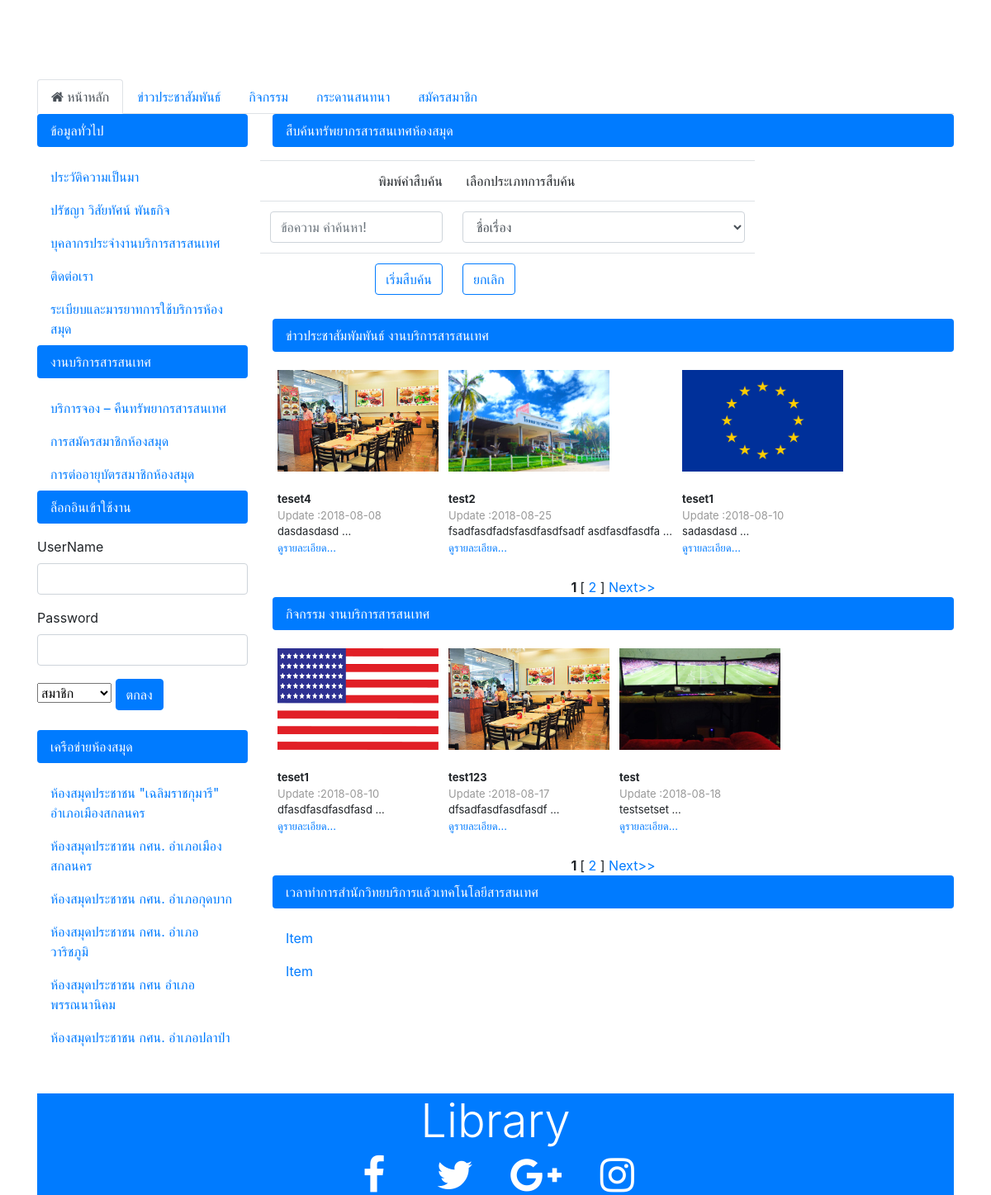
The app's page /Library.php with its own data.
### tables this page shows
CREATE TABLE `nw_news` (
  `id_act` int(7) NOT NULL,
  `name_act` varchar(255) NOT NULL,
  `date_act` varchar(50) NOT NULL,
  `detail_act` text NOT NULL,
  `id_photo` int(7) NOT NULL,
  `date_in` varchar(255) NOT NULL,
  `status_act` int(7) NOT NULL
);

CREATE TABLE `nw_photo` (
  `id_photo` int(7) NOT NULL,
  `name_photo` varchar(255) NOT NULL,
  `id_act` int(7) NOT NULL
);

CREATE TABLE `nt_act` (
  `id_act` int(7) NOT NULL,
  `name_act` varchar(255) NOT NULL,
  `date_act` varchar(50) NOT NULL,
  `detail_act` text NOT NULL,
  `id_photo` int(7) NOT NULL,
  `date_in` varchar(255) NOT NULL,
  `status_act` int(7) NOT NULL
);

CREATE TABLE `nt_photo` (
  `id_photo` int(7) NOT NULL,
  `name_photo` varchar(255) NOT NULL,
  `id_act` int(7) NOT NULL
);

### Library.php (the view, shortened to what this page needs)
<!DOCTYPE html PUBLIC "-//W3C//DTD XHTML 1.0 Transitional//EN" "http://www.w3.org/TR/xhtml1/DTD/xhtml1-transitional.dtd">
<html xmlns="http://www.w3.org/1999/xhtml">
<head>
    <?php
    include("includes/head.inc.php");
    ?>
  </head>
<body>
  <div class="container">
    <?php
    include("includes/slideshow.inc.php");
    ?>
  </div>
    <div class="container">
      <div class="row">
        <div class="col-md-12">
              <?php
              include("includes/menu.inc.php");
              ?>
        </div>
      </div>
      <div class="row">
        <div class="col-md-3">
            <?php
              include("includes/sidemenu.inc.php");
            ?>
        </div>
        <div class="col-md-9">
          <ul class="nav nav-pills flex-column">
            <li class="nav-item">
              <p class="active nav-link">สืบค้นทรัพยากรสารสนเทศห้องสมุด</p>
            </li>
            <ul class="nav nav-pills flex-column">
              <div class="row">
                  <div align="center">
                    <form name="searchform" id="searchform">
                    <table class="table">
                      <tbody>
                        <tr>
                          <td width="233" valign="top" style="text-align: right;">&nbsp;
                            <span style="text-align: -webkit-right;">พิมพ์คำสืบค้น</span>
                          </td>
                          <td width="366" valign="top" align="left" style="" colspan="2">&nbsp;เลือกประเภทการสืบค้น</td>
                        </tr>
                        <tr>
                          <td width="233" align="right" >
                            <input class="form-control" type="text" name="itemname" id="itemname" placeholder="ข้อความ คำค้นหา!">
                          </td>
                          <td width="50" align="left">
                            <select class="form-control" name="booksearch" id="booksearch">
                              <option value="1">ชื่อเรื่อง </option>
                            </select>
                          </td>
                        </tr>
                        <tr>
                          <td width="233" align="right" style="">
                            <input class="btn btn-outline-primary" type="button" value="เริ่มสืบค้น" name="btnSearch" id="btnSearch"> </td>
                          <td width="366" align="left" style="" colspan="2">
                            <input class="btn btn-outline-primary" type="reset" value="ยกเลิก" name="reset"> </td>
                        </tr>
                      </tbody>
                    </table>
                    </form>
                  </div>
                </div>
              </ul>
              <div class="col-md-9" id="list-data"></div>
              <ul class="nav nav-pills flex-column">
                <li class="nav-item">
                  <p class="active nav-link">ข่าวประชาสัมพัมพันธ์ งานบริการสารสนเทศ</p>
                </li>
                <li>
                <?php
include("includes/config.php");
$sqlCat="SELECT * FROM  nw_news where status_act='1' ";
    $queryCat1=mysqli_query($conn,$sqlCat);
    $Num_Rows1 = mysqli_num_rows($queryCat1);
    $Per_Page1 = 3;
    if(!isset($_GET["Page1"]))
    {
      $Page1 = 1;
    }
    $Next_Page1 = $Page1 + 1;
    $Page_Start1 = (($Per_Page1*$Page1)-$Per_Page1);
    if($Num_Rows1<=$Per_Page1)
    {
      $Num_Pages1 =1;
    }
    else if(($Num_Rows1 % $Per_Page1)==0)
    {
      $Num_Pages1 =($Num_Rows1/$Per_Page1) ;
    }
    else
    {
      $Num_Pages1 =($Num_Rows1/$Per_Page1)+1;
      $Num_Pages1 = (int)$Num_Pages1;
    }
    $sqlCat.=" order  by id_act desc LIMIT $Page_Start1 , $Per_Page1";
    $queryCat1  = mysqli_query($conn,$sqlCat);
    echo"<table border=\"0\"  cellspacing=\"1\" cellpadding=\"1\"><tr>";
    $intRows1 = 0;
    while($resutCat=mysqli_fetch_array($queryCat1))
    {
      echo "<td>";
      $intRows1++;
?>
      <table cellspacing="10" cellpadding="5" width="100%">
          <tbody>
            <tr>
              <td height="255" valign="top">
              <table width="126" height="100" border="0" cellpadding="0" cellspacing="0">
                  <tr>
                    <td><img src="Authorities/news/myphoto/<?php
                      $strSQL = "SELECT * FROM nw_photo where id_photo= ".$resutCat['id_photo']." ";
                      $objQuery = mysqli_query($conn,$strSQL);
                      $objResult = mysqli_fetch_array($objQuery);
                      if($objResult['id_act'] == $resutCat['id_act'])
                      {
                      echo $objResult['name_photo'];
                      }
                      else
                      {
                      echo"empty.gif";
                      }
                      ?>" width="195" height="123" border="0"></td>
                  </tr>
                </table>
                  <br />
                  <b>
                  <font size="2">
                    <?php echo $resutCat["name_act"];?>
                    </font></b><br />
                  <font color="#999999" size="2">
                  Update :<?php echo $resutCat["date_act"];?>
                </font><br />
                  <font size="2">
                    <?php echo  $message = substr($resutCat['detail_act'],0,40)."&nbsp;..."; ?>
                  </font><br />
                  <font  size="2"><a href="view_news.php?id_act=<?php echo $resutCat["id_act"];?>"  title="ดูรายละเอียด" >ดูรายละเอียด...</a></font> </td>
            </tr>
          </tbody>
        </table>
        <?php
        echo"</td>";
      if(($intRows1)%3==0)
      {
        echo"</tr>";
      }
    }
    echo"</tr></table>";
    ?>
     <table width="100%" border="0" cellpadding="0" cellspacing="0">
                <tr>
                  <td width="99%" valign="top" align="center">
    <?php
    for($i1=1; $i1<=$Num_Pages1; $i1++){
      if($i1 != $Page1)
      {
        echo "[ <a href='$_SERVER[SCRIPT_NAME]?Page1=$i1' >$i1</a> ]";
      }
      else
      {
        echo "<b> $i1 </b>";
      }
    }
    if($Page1!=$Num_Pages1)
    {
      echo " <a href ='$_SERVER[SCRIPT_NAME]?Page1=$Next_Page1' title='ถัดไป'>Next>></a> ";
    }
    ?>
        </td>
      </tr>
    </table>
    </li>
    </ul>
              <ul class="nav nav-pills flex-column">
              <li class="nav-item">
                <p class="active nav-link">กิจกรรม งานบริการสารสนเทศ</p>
              </li>
              <li>
                <?php
include("includes/config.php");
$sqlCat="SELECT * FROM  nt_act where status_act='1' ";
    $queryCat=mysqli_query($conn,$sqlCat);
    $Num_Rows = mysqli_num_rows($queryCat);
    $Per_Page = 3;
    if(!isset($_GET["Page"]))
    {
      $Page=1;
    }
    $Next_Page = $Page+1;
    $Page_Start = (($Per_Page*$Page)-$Per_Page);
    if($Num_Rows<=$Per_Page)
    {
      $Num_Pages =1;
    }
    else if(($Num_Rows % $Per_Page)==0)
    {
      $Num_Pages =($Num_Rows/$Per_Page) ;
    }
    else
    {
      $Num_Pages =($Num_Rows/$Per_Page)+1;
      $Num_Pages = (int)$Num_Pages;
    }
    $sqlCat.=" order  by id_act desc LIMIT $Page_Start , $Per_Page";
    $queryCat  = mysqli_query($conn,$sqlCat);
    echo"<table border=\"0\"  cellspacing=\"1\" cellpadding=\"1\"><tr>";
    $intRows = 0;
    while($resutCat=mysqli_fetch_array($queryCat))
    {
      echo "<td>";
      $intRows++;
?>
      <table cellspacing="10" cellpadding="5" width="100%">
          <tbody>
            <tr>
              <td height="255" valign="top">
              <table width="126" height="100" border="0" cellpadding="0" cellspacing="0">
                  <tr>
                    <td><img src="Authorities/activity/myphoto/<?php
                      $strSQL = "SELECT * FROM nt_photo where id_photo= ".$resutCat['id_photo']." ";
                      $objQuery = mysqli_query($conn,$strSQL);
                      $objResult = mysqli_fetch_array($objQuery);
                      if($objResult['id_act'] == $resutCat['id_act'])
                      {
                      echo $objResult['name_photo'];
                      }
                      else
                      {
                      echo"empty.gif";
                      }
                      ?>" width="195" height="123" border="0"></td>
                  </tr>
                </table>
                  <br />
                  <b>
                  <font size="2">
                    <?php echo $resutCat["name_act"];?>
                    </font></b><br />
                  <font color="#999999" size="2">
                  Update :<?php echo $resutCat["date_act"];?>
                </font><br />
                  <font size="2">
                    <?php echo  $message = substr($resutCat['detail_act'],0,40)."&nbsp;..."; ?>
                  </font><br />
                  <font  size="2"><a href="view_activity.php?id_act=<?php echo $resutCat["id_act"];?>"  title="ดูรายละเอียด" >ดูรายละเอียด...</a></font> </td>
            </tr>
          </tbody>
        </table>
        <?php
        echo"</td>";
      if(($intRows)%3==0)
      {
        echo"</tr>";
      }
    }
    echo"</tr></table>";
    ?>
     <table width="100%" border="0" cellpadding="0" cellspacing="0">
                <tr>
                  <td width="99%" valign="top" align="center">
    <?php
    for($i=1; $i<=$Num_Pages; $i++){
      if($i != $Page)
      {
        echo "[ <a href='$_SERVER[SCRIPT_NAME]?Page=$i' >$i</a> ]";
      }
      else
      {
        echo "<b> $i </b>";
      }
    }
    if($Page!=$Num_Pages)
    {
      echo " <a href ='$_SERVER[SCRIPT_NAME]?Page=$Next_Page' title='ถัดไป'>Next>></a> ";
    }
    ?>
        </td>
      </tr>
    </table>
    </li>
    </ul>
                <ul class="nav nav-pills flex-column">
                  <li class="nav-item">
                    <p class="active nav-link">เวลาทำการสำนักวิทยบริการแล้วเทคโนโลยีสารสนเทศ</p>
                  </li>
                  <li class="nav-item">
                    <a class="nav-link" href="#">Item</a>
                  </li>
                  <li class="nav-item">
                    <a href="#" class="nav-link">Item</a>
                  </li>
                </ul>
          </ul>
        </div>
      </div>
    </div>
           <br>
           <br>
 <div class="container">
    <div class="text-center bg-primary text-white py">
      <div class="container">
        <div class="row">
          <div class="col-md-12">
            <h1 class="display-4">Library</h1>
          </div>
        </div>
        <div class="row">
          <div class="col-12">
            <a href="https://www.facebook.com/" class="text-white" target="_blank">
              <i class="fa fa-fw fa-facebook fa-3x mx-3"></i>
            </a>
            <a href="https://twitter.com/" class="text-white" target="_blank">
              <i class="fa fa-fw fa-twitter fa-3x mx-3"></i>
            </a>
            <a href="https://plus.google.com/" class="text-white" target="_blank">
              <i class="fa fa-fw fa-3x fa-google-plus mx-3"></i>
            </a>
            <a href="https://www.instagram.com/" class="text-white" target="_blank">
              <i class="fa fa-fw fa-instagram fa-3x mx-3"></i>
            </a>
          </div>
        </div>
      </div>
    </div>
  </div>
</body>
</html>

### records on screen
nw_news: nw_photo.name_photo (picture), name_act "teset4", date_act "2018-08-08", detail_act "dasdasdasd ..."
nw_news: nw_photo.name_photo (picture), name_act "test2", date_act "2018-08-25", detail_act "fsadfasdfadsfasdfasdfsadf asdfasdfasdfa ..."
nw_news: nw_photo.name_photo (picture), name_act "teset1", date_act "2018-08-10", detail_act "sadasdasd ..."
nt_act: id_photo.name_photo (picture), name_act "teset1", date_act "2018-08-10", detail_act "dfasdfasdfasdfasd ..."
nt_act: id_photo.name_photo (picture), name_act "test123", date_act "2018-08-17", detail_act "dfsadfasdfasdfasdf ..."
nt_act: id_photo.name_photo (picture), name_act "test", date_act "2018-08-18", detail_act "testsetset ..."
